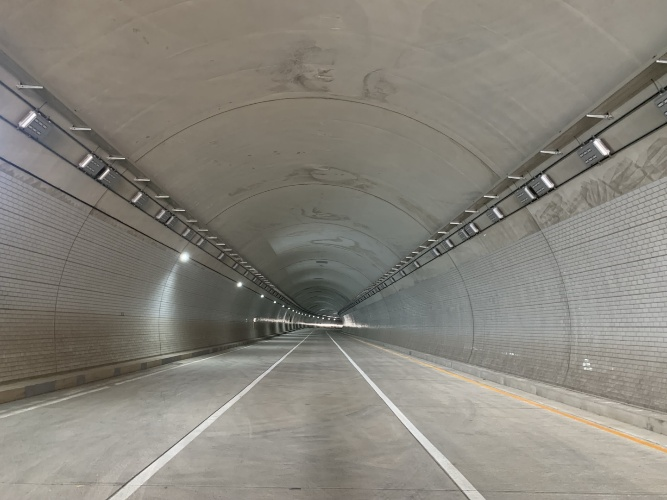
#> input picture 00_doc/03_이철희박사작업_hsmb_collab_20260513/paper/media/media/image21.jpeg, 667 x 500 px
$ python -i hsmb_metric.py   (imports and definitions only)   (older library calls are emulated)
#> lines starting #> are read from the running program, lines starting #| are printed output that depends on the picture; after the words box and inside, x2 and y2 are one past the last pixel; in counts of white or black regions, pixels touching at a corner belong together
#> further down, picture is the input picture: shape (500, 667, 3); mean B, G, R 122.8, 131.5, 135
"""
HSMB Metric Implementation
No-Reference Image Quality Assessment for High-Speed Motion Blur

Based on the algorithm described in Section 4 of the manuscript.
"""

import numpy as np
import cv2


def compute_hsmb(
    image: np.ndarray,
    block_size: int = 64,
    edge_weight: float = 1.5,
    jnb: int = 3,
    beta: float = 2.0,
    n_directions: int = 4,
    profile_length: int = 10,
    p_jnb: float = 0.63,
) -> float:
    """
    Compute HSMB metric score for a single image.

    Parameters
    ----------
    image : np.ndarray
        Input image (grayscale or BGR).
    block_size : int
        Block size for local analysis (default: 64).
    edge_weight : float
        Multiplier for mean gradient to determine AEP threshold.
    jnb : int
        Just Noticeable Blur value (pixels).
    beta : float
        Shape parameter for Weibull CDF blur probability.
    n_directions : int
        Number of edge directions (4 or 8).
    profile_length : int
        Max pixels along edge direction for width estimation.
    p_jnb : float
        CDF threshold for final HSMB score (default: 0.63).

    Returns
    -------
    float
        HSMB score (0~1, higher = sharper).
    """
#> called with block_size = 64, edge_weight = 1.5, jnb = 3, beta = 2, n_directions = 4, profile_length = 10, p_jnb = 0.63
    if image is None or image.size == 0:
        return 0.0

    # Convert to grayscale
    if len(image.shape) == 3:
        gray = cv2.cvtColor(image, cv2.COLOR_BGR2GRAY)
    else:
        gray = image.copy()

    gray = gray.astype(np.float64)
    h, w = gray.shape
#> h = 500; w = 667

    # Sobel gradients
    grad_x = cv2.Sobel(gray, cv2.CV_64F, 1, 0, ksize=3)
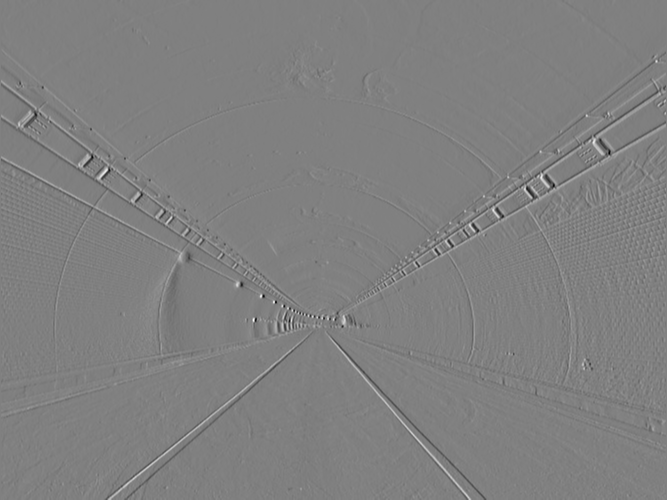
#> grad_x: shape (500, 667) float64; min -607, max 600, mean 0.2; drawn with min black and max white
    grad_y = cv2.Sobel(gray, cv2.CV_64F, 0, 1, ksize=3)
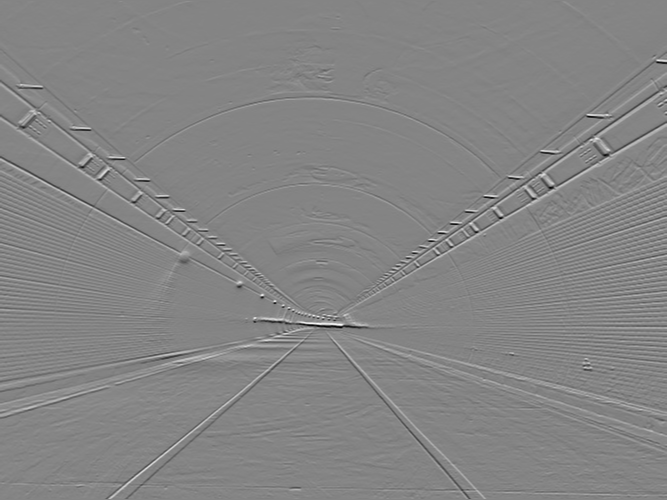
#> grad_y: shape (500, 667) float64; min -703, max 646, mean 0.2; drawn with min black and max white
    grad_mag = np.sqrt(grad_x**2 + grad_y**2)
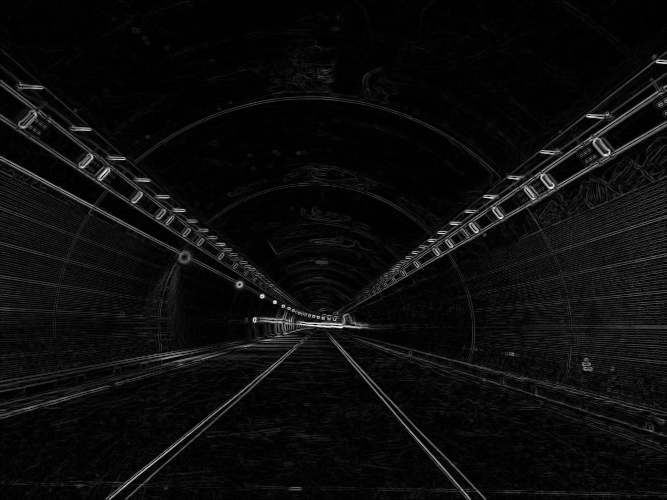
#> grad_mag: shape (500, 667) float64; min 0, max 705.5, mean 34.5; drawn with min black and max white

    # Direction setup
    if n_directions == 8:
        dirs = [(0, 1), (1, 1), (1, 0), (1, -1),
                (0, -1), (-1, -1), (-1, 0), (-1, 1)]
    else:
        dirs = [(0, 1), (1, 0), (0, -1), (-1, 0)]

    all_edge_widths = []

    # Block-based analysis
    for by in range(0, h - block_size + 1, block_size):
        for bx in range(0, w - block_size + 1, block_size):
            block_grad = grad_mag[by:by + block_size, bx:bx + block_size]
            block_gray = gray[by:by + block_size, bx:bx + block_size]
            block_gx = grad_x[by:by + block_size, bx:bx + block_size]
            block_gy = grad_y[by:by + block_size, bx:bx + block_size]

            # AEP threshold: mean gradient * edge_weight
            mean_grad = np.mean(block_grad)
            threshold = mean_grad * edge_weight

            if threshold < 1e-6:
                continue

            # Select Active Edge Pixels
            aep_mask = block_grad > threshold
            aep_positions = np.argwhere(aep_mask)

            if len(aep_positions) == 0:
                continue

            # Compute EVP (Edge Variation Parameter) for this block
            aep_grads = block_grad[aep_mask]
            evp = np.mean(aep_grads)

            for py, px in aep_positions:
                # Determine edge direction (max intensity variation)
                best_dir = 0
                best_var = 0.0
                for di, (dy, dx) in enumerate(dirs):
                    ny, nx = py + dy, px + dx
                    if 0 <= ny < block_size and 0 <= nx < block_size:
                        var = abs(block_gray[ny, nx] - block_gray[py, px])
                        if var > best_var:
                            best_var = var
                            best_dir = di

                dy, dx = dirs[best_dir]

                # Build edge profile along direction
                profile = []
                for step in range(1, profile_length + 1):
                    ny = py + dy * step
                    nx = px + dx * step
                    if 0 <= ny < block_size and 0 <= nx < block_size:
                        profile.append(block_gray[ny, nx])
                    else:
                        break

                if len(profile) < 2:
                    continue

                # Estimate edge width using EVP-based interpolation
                center_val = block_gray[py, px]
                profile_arr = np.array(profile)
                diffs = np.abs(profile_arr - center_val)

                # Normalized threshold based on EVP
                norm_threshold = evp * 0.1  # 10% of EVP as minimum variation

                # Find where intensity variation drops below threshold
                edge_width = len(profile)  # default to full profile
                for k, d in enumerate(diffs):
                    if d < norm_threshold:
                        # Sub-pixel interpolation
                        if k > 0:
                            prev_d = diffs[k - 1]
                            if prev_d > norm_threshold:
                                frac = (prev_d - norm_threshold) / (prev_d - d + 1e-10)
                                edge_width = k + frac
                            else:
                                edge_width = k + 1
                        else:
                            edge_width = 1
                        break

                all_edge_widths.append(edge_width)
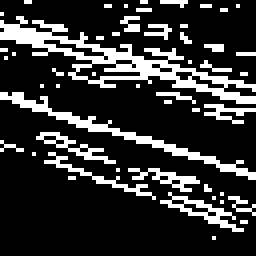
#> aep_mask: shape (64, 64) bool (shown 4 times larger); 19.8% white in thin lines or dots
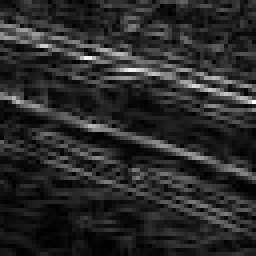
#> block_grad: shape (64, 64) float64 (shown 4 times larger); min 0, max 279.4, mean 46.2; drawn with min black and max white
#> after the loop, all_edge_widths = 50846 items

    if len(all_edge_widths) == 0:
        return 0.0

    edge_widths = np.array(all_edge_widths)

    # Compute blur probability for each AEP (Equation 2)
    # P_blur = 1 - exp(-(w / jnb)^beta)
    p_blur = 1.0 - np.exp(-((edge_widths / jnb) ** beta))

    # Build PDF and CDF (Equation 3)
    # Histogram of blur probabilities
    n_bins = 100
    hist, bin_edges = np.histogram(p_blur, bins=n_bins, range=(0, 1), density=True)
#> hist = 100 values, max 30.02 at index 99, min 0 at index 0, mean 1; bin_edges = 101 values from 0 to 1
    bin_centers = (bin_edges[:-1] + bin_edges[1:]) / 2
#> bin_centers = 100 values from 0.005 to 0.995
    bin_width = bin_edges[1] - bin_edges[0]
#> bin_width = 0.01

    # CDF
    cdf = np.cumsum(hist * bin_width)
#> cdf = 100 values from 0 to 1

    # Find HSMB score at P_jnb threshold
    idx = np.searchsorted(bin_centers, p_jnb)
#> idx = 63
    if idx >= len(cdf):
        hsmb_score = cdf[-1]
    elif idx == 0:
        hsmb_score = cdf[0]
    else:
        # Linear interpolation
        frac = (p_jnb - bin_centers[idx - 1]) / (bin_centers[idx] - bin_centers[idx - 1] + 1e-10)
#> frac = 0.5
        hsmb_score = cdf[idx - 1] + frac * (cdf[idx] - cdf[idx - 1])
#> hsmb_score = 0.512

    return float(np.clip(hsmb_score, 0.0, 1.0))


def compute_hsmb_batch(
    image_paths: list[str],
    **kwargs,
) -> list[float]:
    """Compute HSMB scores for a batch of images."""
    scores = []
    for path in image_paths:
        img = cv2.imread(path)
        if img is not None:
            score = compute_hsmb(img, **kwargs)
            scores.append(score)
        else:
            scores.append(None)
    return scores

>>> import cv2
>>> picture = cv2.imread('../../03_이철희박사작업_hsmb_collab_20260513/paper/media/media/image21.jpeg')
>>> result = compute_hsmb(picture)
#> result = 0.512

$ run again, on 00_doc/03_이철희박사작업_hsmb_collab_20260513/paper/media/media/image22.jpeg
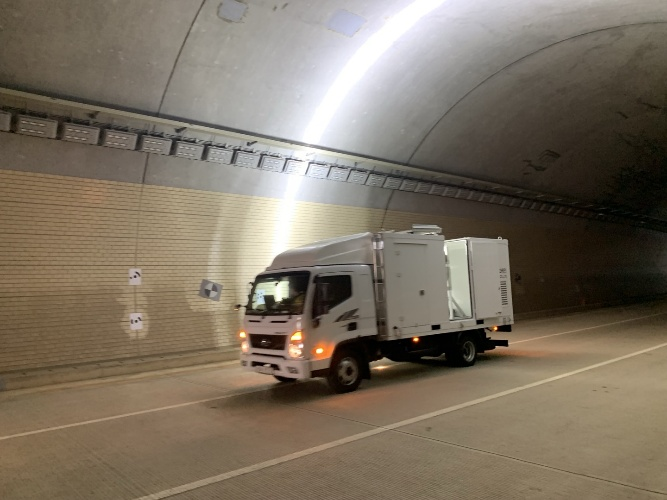
#> input picture 00_doc/03_이철희박사작업_hsmb_collab_20260513/paper/media/media/image22.jpeg, 667 x 500 px
#> picture is the input picture: shape (500, 667, 3); mean B, G, R 97.5, 113, 124.1
#> after the loop in compute_hsmb, `for by in range(0, h - block_size + 1, block_size):`:
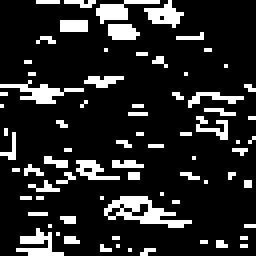
#> aep_mask: shape (64, 64) bool (shown 4 times larger); 15.2% white in thin lines or dots
#> after the loop in compute_hsmb, `for by in range(0, h - block_size + 1, block_size):`:
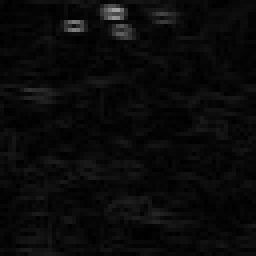
#> block_grad: shape (64, 64) float64 (shown 4 times larger); min 0, max 160.1, mean 10.1
#> after the loop in compute_hsmb, `for by in range(0, h - block_size + 1, block_size):`: all_edge_widths = 51887 items
#> hist = 100 values, max 36.1 at index 99, min 0 at index 0, mean 1; bin_edges = 101 values from 0 to 1
#> bin_centers = 100 values from 0.005 to 0.995
#> bin_width = 0.01
#> cdf = 100 values from 0 to 1
#> idx = 63
#> frac = 0.5
#> hsmb_score = 0.47

$ run again, on 00_doc/03_이철희박사작업_hsmb_collab_20260513/paper/media/media/image1.png
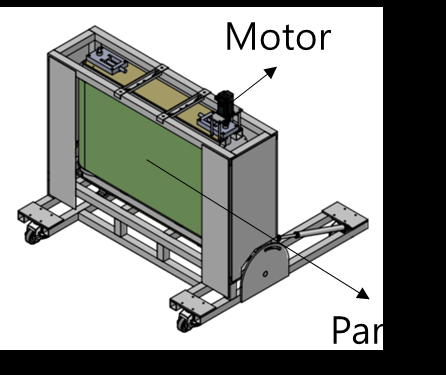
#> input picture 00_doc/03_이철희박사작업_hsmb_collab_20260513/paper/media/media/image1.png, 446 x 375 px
#> picture is the input picture: shape (375, 446, 3); mean B, G, R 154, 157.6, 155.7
#> after the loop in compute_hsmb, `for by in range(0, h - block_size + 1, block_size):`:
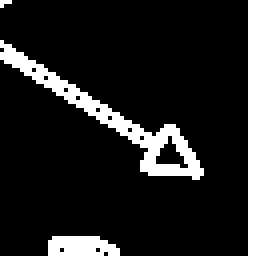
#> aep_mask: shape (64, 64) bool (shown 4 times larger); 11.9% white; 4 white regions (1 under 20 px), largest, box (x1, y1, x2, y2) and area: (0, 10, 51, 45) 280, (62, 0, 64, 64) 128, (12, 59, 30, 64) 77
#> after the loop in compute_hsmb, `for by in range(0, h - block_size + 1, block_size):`:
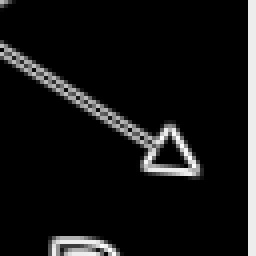
#> block_grad: shape (64, 64) float64 (shown 4 times larger); min 0, max 1096, mean 86.9; drawn with min black and max white
#> after the loop in compute_hsmb, `for by in range(0, h - block_size + 1, block_size):`: all_edge_widths = 21323 items
#> hist = 100 values, max 39.37 at index 99, min 0 at index 0, mean 1; bin_edges = 101 values from 0 to 1
#> bin_centers = 100 values from 0.005 to 0.995
#> bin_width = 0.01
#> cdf = 100 values from 0 to 1
#> idx = 63
#> frac = 0.5
#> hsmb_score = 0.342

$ run again, on 00_doc/03_이철희박사작업_hsmb_collab_20260513/paper/media/media/image10.png
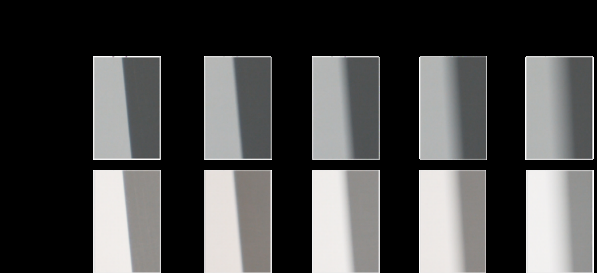
#> input picture 00_doc/03_이철희박사작업_hsmb_collab_20260513/paper/media/media/image10.png, 597 x 273 px
#> picture is the input picture: shape (273, 597, 3); mean B, G, R 71, 71.4, 71.5
#> in compute_hsmb, `grad_y = cv2.Sobel(gray, cv2.CV_64F, 0, 1, ksize=3)`:
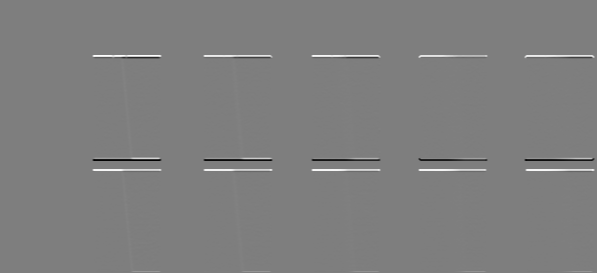
#> grad_y: shape (273, 597) float64; min -1001, max 1020, mean 3.4; drawn with min black and max white
#> after the loop in compute_hsmb, `for by in range(0, h - block_size + 1, block_size):`:
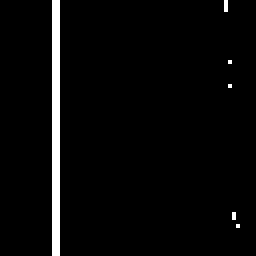
#> aep_mask: shape (64, 64) bool (shown 4 times larger); 3.3% white in thin lines or dots, all inside (x1, y1, x2, y2) = (13, 0, 60, 64)
#> after the loop in compute_hsmb, `for by in range(0, h - block_size + 1, block_size):`: all_edge_widths = 11073 values, max 10 at index 36, min 1 at index 0, mean 6
#> edge_widths has the same summary as all_edge_widths
#> p_blur = 11073 values, max 1 at index 36, min 0.105 at index 0, mean 0.631
#> hist = 100 values, max 54.7 at index 99, min 0 at index 0, mean 1; bin_edges = 101 values from 0 to 1
#> bin_centers = 100 values from 0.005 to 0.995
#> bin_width = 0.01
#> cdf = 100 values from 0 to 1
#> idx = 63
#> frac = 0.5
#> hsmb_score = 0.408
